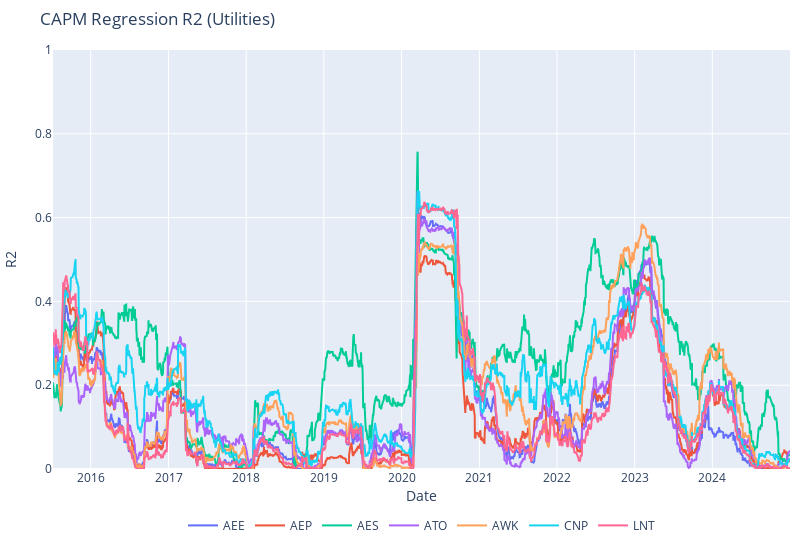

Notebook code for this chart:
### Markdown cell above
*ii)* CAPM Regression $R^2$ MAG7

### Code cell
fig = go.Figure()

for ticker in rolling_capm_utilities.columns:

    fig.add_trace(
        go.Scatter(
            x = rolling_capm_utilities.index,
            y = rolling_capm_utilities[ticker],
            name = f'{ticker}'
        )
    )
fig.update_layout(title = 'CAPM Regression R2 (Utilities)')
fig.update_layout(
                  showlegend=True,
                  margin=dict(l=10, r=10, t=50, b=10),
                  legend=dict(orientation="h",yanchor="top",y=-0.1,xanchor="center",x=0.5),
                  width = 800,height = 550,
                  xaxis_title = 'Date',
                  xaxis=dict(title_standoff=3) 
                )
fig.update_yaxes(title = 'R2',range = [0,1])
fig.show()

### Figure 1 — Plotly figure (JSON) as saved in the notebook; plotly's stock layout.template omitted (floating-point values rounded to 4 significant figures; data arrays with more than 128 entries replaced by an {"elided": "..."} marker saying what was removed)
{"data": [{"name": "AEE", "type": "scatter", "x": {"elided": "2230 str values"}, "y": {"elided": "2230 float values"}}, {"name": "AEP", "type": "scatter", "x": {"elided": "2230 str values"}, "y": {"elided": "2230 float values"}}, {"name": "AES", "type": "scatter", "x": {"elided": "2230 str values"}, "y": {"elided": "2230 float values"}}, {"name": "ATO", "type": "scatter", "x": {"elided": "2230 str values"}, "y": {"elided": "2230 float values"}}, {"name": "AWK", "type": "scatter", "x": {"elided": "2230 str values"}, "y": {"elided": "2230 float values"}}, {"name": "CNP", "type": "scatter", "x": {"elided": "2230 str values"}, "y": {"elided": "2230 float values"}}, {"name": "LNT", "type": "scatter", "x": {"elided": "2230 str values"}, "y": {"elided": "2230 float values"}}], "layout": {"height": 550, "legend": {"orientation": "h", "x": 0.5, "xanchor": "center", "y": -0.1, "yanchor": "top"}, "margin": {"b": 10, "l": 10, "r": 10, "t": 50}, "showlegend": true, "title": {"text": "CAPM Regression R2 (Utilities)"}, "width": 800, "xaxis": {"title": {"standoff": 3, "text": "Date"}}, "yaxis": {"range": [0, 1], "title": {"text": "R2"}}}}
